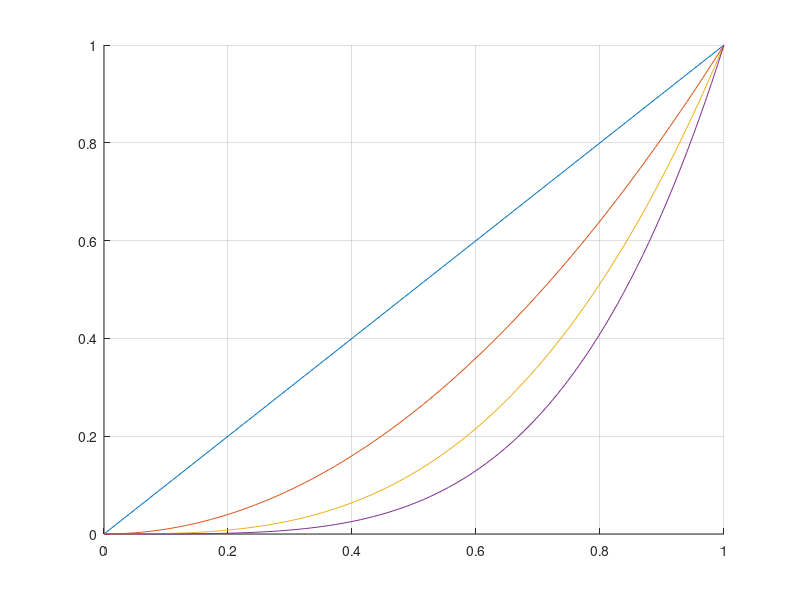
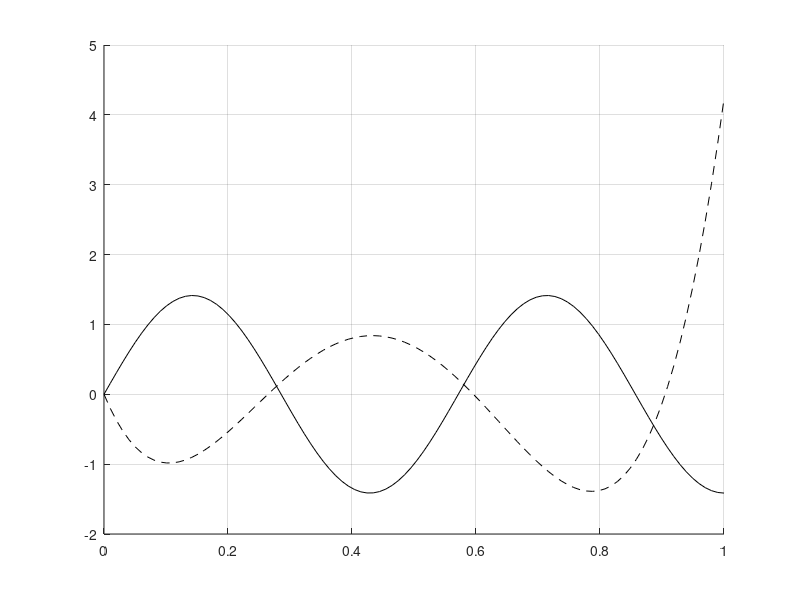

Write the MATLAB code that produced these figures, in order.
clear all
close all
clc

%% RITZ MODEL FOR ROD

% Number of terms to be used for the approximation

N = 4;

% Exact solution for comparison
lambda_e = zeros(N,1);

for n = 1:N
    lambda_e(n,1) = ((2*n-1)^2*pi^2)/4;
end

% Compute generalized mass and stiffness matrices

M = zeros(N,N);
K = zeros(N,N);

for i = 1:N
    for j = 1:N
        M(i,j) = 1/(i+j+1);
        K(i,j) = (i*j)/(i+j-1);
    end
end

% Solve the eigenvalue problem

[U,Lambda] = eig(K,M);

% Vector of approximated frequency parameters

lambda = diag(Lambda);

x = linspace(0,1);
mode=zeros(N,length(x));

% Exact mode shapes 
for n = 1:N
    alphan= ((2*n-1)*pi)/(2);
    mode_shape_ex = sqrt(2)*sin(alphan*x);
end

% Approximated mode shapes
for n = 1:N
    for i = 1:length(x)
        for j = 1:N
            mode(n,i) =  mode(n,i) + (x(i)^j)*U(j,n);
        end
    end
end

% Plot shape functions 
figure(1)
grid on
hold on
for i=1:N
    plot(x,x.^i)
end

figure(2)
grid on;
hold on;
plot(x,mode_shape_ex,'k');
plot(x,mode(n,:),'k--');

%Comportamento strano dei polinomi ? Se N è pari il grafico viene
%specchiato rispetto ad x, se N è dispari viene corretto.
